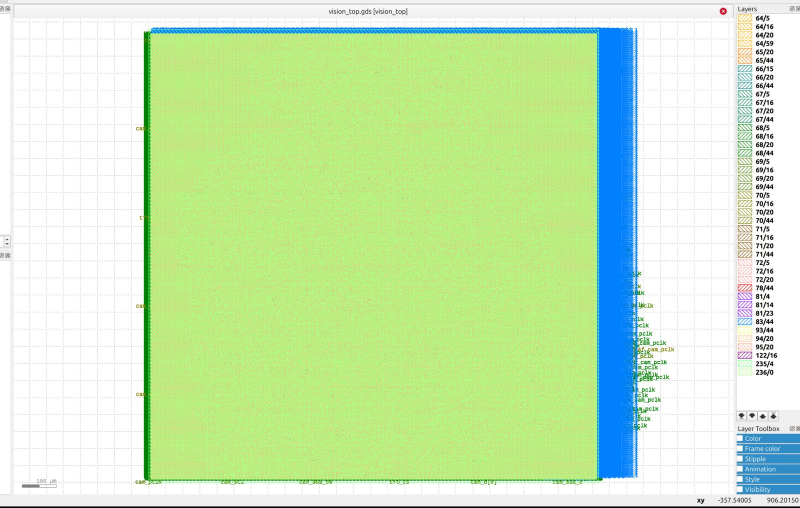
#> input picture conda/TTY_Filter_Sobel/img/vision_top_layout1.jpg, 1600 x 1015 px (shown at 1/2 size)
$ python fig_5_vision_asic.py
#> lines starting #> are read from the running program, lines starting #| are printed output that depends on the picture
### tesis/diagramas/figs_30sep/_klayout_par.py
# Utilidad común: dos capturas de KLayout lado a lado, cada una con su título corto.
# Las capturas base están en conda/TTY_Filter_Sobel/img/ (las mismas que usan las celdas del cuaderno).
import os
import matplotlib; matplotlib.use("Agg")
import matplotlib.pyplot as plt, matplotlib.image as mpimg

AQUI = os.path.dirname(os.path.abspath(__file__))
IMG = os.path.join(AQUI, "..", "..", "..", "conda", "TTY_Filter_Sobel", "img")
FIG = os.path.join(AQUI, "..", "..", "figuras")


def par(izq, der, tit_izq, tit_der, salida, ancho_px=1600, dpi=100, fs=9.5):
#> called with izq = 'vision_top_layout1.jpg', der = 'vision_top_layout2.jpg', salida = 'fig_5_vision_asic.jpg', ancho_px = 1600, dpi = 100, fs = 8.4
    a, b = mpimg.imread(os.path.join(IMG, izq)), mpimg.imread(os.path.join(IMG, der))
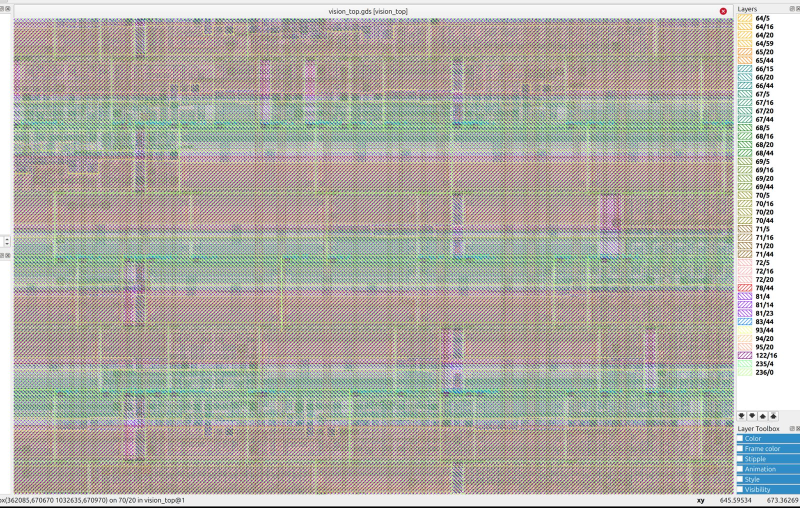
#> input picture conda/TTY_Filter_Sobel/img/vision_top_layout2.jpg, 1600 x 1015 px (shown at 1/2 size)
#> a is the input picture: shape (1015, 1600, 3); mean R, G, B 201.8, 233.4, 184.6
#> b is the input picture: shape (1015, 1600, 3); mean R, G, B 175.4, 173.1, 165.6
    h, w = a.shape[:2]
#> h = 1015; w = 1600
    alto_px = ancho_px / 2 * h / w + 30
#> alto_px = 537.5
    fig, ax = plt.subplots(1, 2, figsize=(ancho_px / dpi, alto_px / dpi), dpi=dpi)
    for x, im, t in zip(ax, (a, b), (tit_izq, tit_der)):
        x.imshow(im); x.axis("off"); x.set_title(t, fontsize=fs, fontweight="bold", pad=4)
#> this loop made 2 passes
    fig.subplots_adjust(left=0.003, right=0.997, bottom=0.003, top=1 - 26 / alto_px, wspace=0.02)
    fig.savefig(os.path.join(FIG, salida), dpi=dpi, pil_kwargs={"quality": 92})
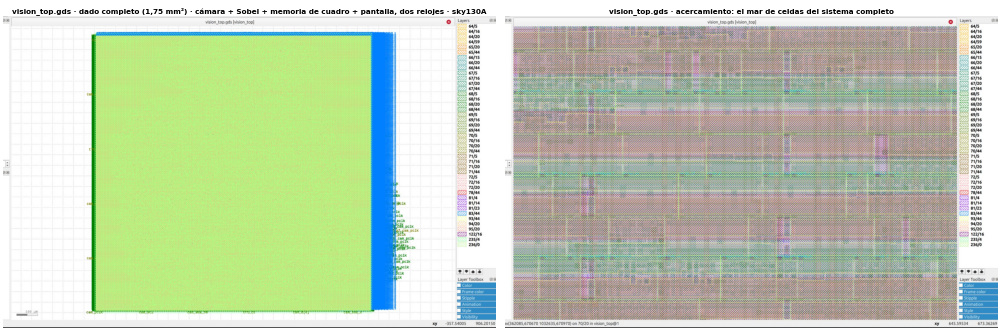
#> figure drawn by matplotlib, 2 panels
    print("  ->", salida)


# [8 lines left out: function una, not called in this run]

### tesis/diagramas/figs_30sep/fig_5_vision_asic.py
# figs_30sep/fig_5_vision_asic.py — las dos capturas de KLayout de vision_top.gds
# (celdas «Parte 125» de TTY_Filter_Sobel.ipynb), lado a lado y con los títulos corregidos.
from _klayout_par import par
par("vision_top_layout1.jpg", "vision_top_layout2.jpg",
    "vision_top.gds · dado completo (1,75 mm²) · cámara + Sobel + memoria de cuadro + pantalla, dos relojes · sky130A",
    "vision_top.gds · acercamiento: el mar de celdas del sistema completo",
    "fig_5_vision_asic.jpg", fs=8.4)
